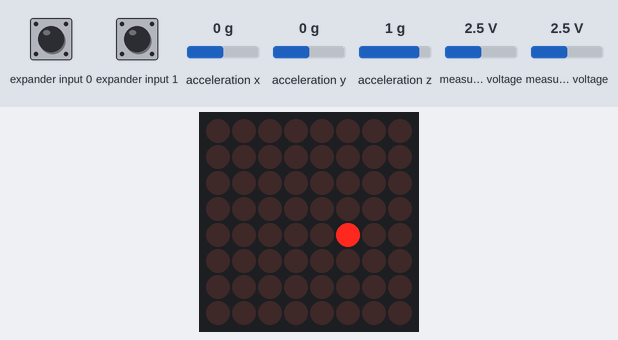
A sketch run on a simulated Arduino Nano, built with avr-gcc and run on an emulated ATmega328P. Parts: 8×8 LED matrix. Wiring (inferred from the names in the program): Wii Nunchuk at I2C address 0x52; LED matrix (orientation assumed): rows pin 6, pin 2, pin 8, pin 5, A1, pin 9, A2, pin 10; columns pin 13, pin 1, pin 11, pin 7, pin 0, A0, pin 4, A3. Inputs (shaded band) come from the test bench; at power-on: measured voltage 2.5 V, expander input 0 HIGH, expander input 1 HIGH, acceleration x 0 g, acceleration y 0 g, acceleration z 1 g. Random numbers use the default seed unless the sketch sets one.

Above: at 3.83 s.
4.0 s: measured voltage (sensor 200) set to 0.1 V
At 4.77 s:
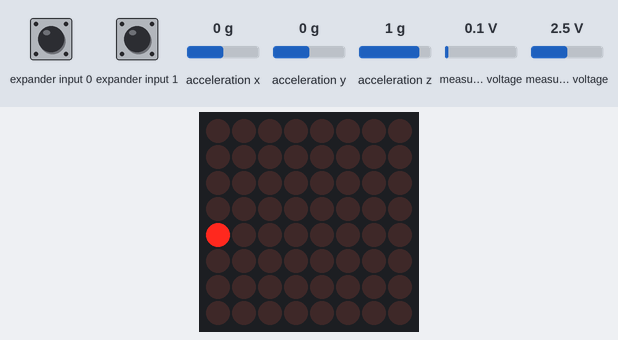
5.7 s: measured voltage (sensor 201) set to 0.1 V
At 7.2 s:
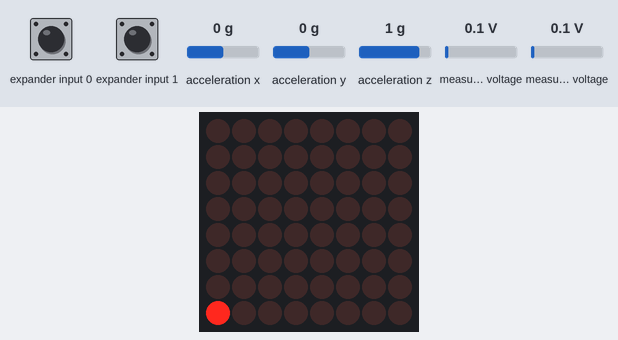
7.4 s: measured voltage (sensor 200) set to 3.8 V
At 8.94 s:
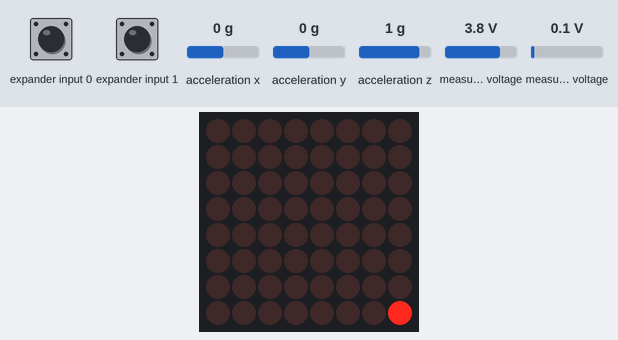
9.1 s: measured voltage (sensor 201) set to 3.8 V
At 10.2 s:
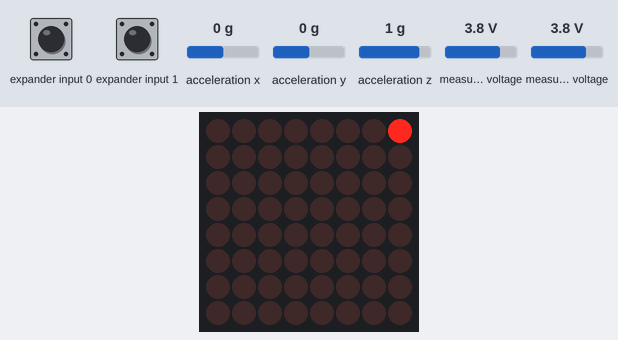
10.9 s: measured voltage (sensor 200) set to 1.2 V
At 11.9 s:
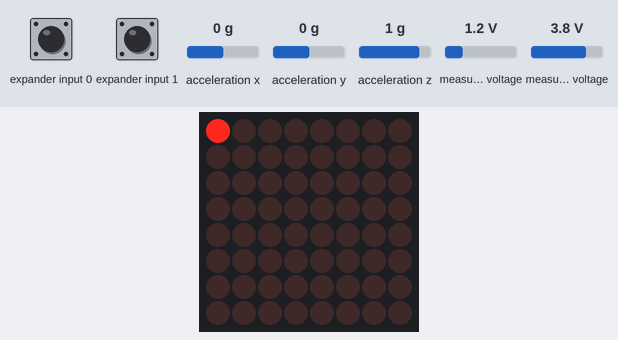
12.7 s: measured voltage (sensor 201) set to 1.2 V
At 17.29 s:
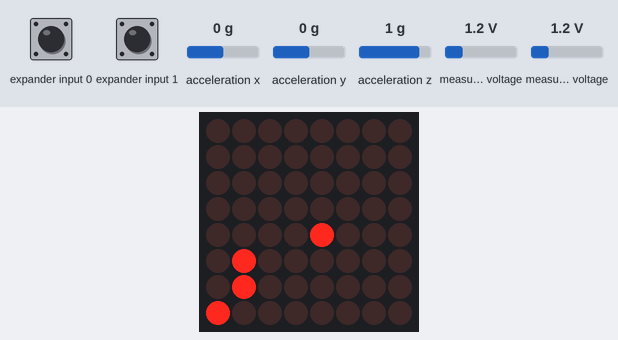

The sketch:

Project1.ino
```cpp
/*========================================================*//*

Christian Reyes

Carnegie Mellon University
05-833 Gadgets, Sensors, and Activity Recognition in Human-Computer Interaction

2/23/2012

Project 1: LED 8x8 Matrix Game

------------ Snake Nunchuck -----------------

Classic snake game implemented on Arduino.

Uses the Wii Nunchuck joystick as the interaction device. User moves
around the grid and eats the food which is running all over the board.

The game ends when the snake eats itself.

------------ Wii Nunchuck ------------------

I used the "WiiChuck" Wii Nunchuck Adapter:

http://todbot.com/blog/2008/02/18/wiichuck-wii-nunchuck-adapter-available/

The most recent WiiChuck library can be found at:

https://github.com/todbot/wiichuck_adapter

The WiiChuck communicates over I2C which uses the SDA and SLC pins (A4 and A5) to
communicate with the Wii Nunchuck.

The Wii Nunchuck has a triple-axis accelerometer, two buttons, and a joystick. The
joystick is implemented using two potentiometers and thus gives you the ability to
read input for any angle.

Simply copy "nunchuck_funcs.h" into your project folder and #include "nunchuck_funcs.h"
it in to get access to the functions.

*//*========================================================*/

#include <Wire.h>              // Library protocol used to communicate with the Wii Nunchuck
#include "nunchuck_funcs.h"    // Library to access the data from the Wii Nunchuck
#include "enemy.h"             // Header file for the enemy blocks
#include "body.h"              // Header file for the body blocks


// Pin declarations   1   2   3   4   5   6   7   8
const int col[8] = { 13,  1, 11 , 7,  0, A0,  4, A3 };
const int row[8] = {  6,  2,  8 , 5, A1,  9, A2, 10 };

const int MAXLENGTH = 64;      // max length for the snake

int length = 1;                // current length of the snake
body snake[MAXLENGTH];         // body parts for the snake
body *head = &snake[0];        // head points to the 1st element in the body parts

unsigned long timex = 0;       // time since last x input
unsigned long timey = 0;       // time since last y input

boolean dead = false;          // track if user is dead

int timeenemy = 0;             // time since enemies last moved
int dim = 0;                   // used to track the time since the enemy was last displayed
                               // display the enemies every 2 frames

const int NUMENEMIES = 4;      // number of enemies on screen
enemy enemies[NUMENEMIES];     // array for holding the enemies

/*-------------------------------------------*/
/* Initializization code (run once via call from Arduino framework) */

void setup() {
  pinSetup();                  // establish direction of pins we are using to drive LEDs
  testPattern();               // display a test pattern to check if LEDs are connected properly
  smilieTest();                // smilie test pattern

  //Serial.begin(9600);        // Start serial communication with computer

  randomSeed(analogRead(A7));  // Set the seed for random to a "random" value so that the numbers
                               // generated by random() will be different every run
  nunchuck_init();             // send the initilization handshake

  for(int i=0;i<NUMENEMIES;i++){
    enemies[i] = generateEnemy();
  }

  head->x = random(1,9);
  head->y = random(1,9);
}

/* Main routine (called repeated by from the Arduino framework) */
void loop() {
  updateDisplay();
  moveEnemies();
  if(!dead){
    processUserInput();
  }
  else{ // "reset" the game
    dead = false;
    for(int i=1;i<MAXLENGTH;i++){ // zero out the body except for the head
      body b;
      snake[i] = b;
    }
    head->x = random(1,9);        // set the head to a new value
    head->y = random(1,9);
    length = 1;                   // set length to original value
  }

  /*
  Serial.println("current snake");
  for(int i=0;i<length;i++){
    Serial.print(String(snake[i].x) + "," + String(snake[i].y) + " ");
  }
  Serial.println("");
  */
}  // end loop()

void updateDisplay(){
  for(int r=0; r<8; r++){
    digitalWrite( row[r], LOW);            // prepare row to be lit

    for(int i=0;i<length;i++){
      body b = snake[i];
      if( b.y == (r+1) ){                  // if body part is in the row, draw it
        digitalWrite( col[b.x - 1], HIGH);
      }
    }

    if(dim == 1){                          // every two frames, draw the enemies
      for(int i=0; i<NUMENEMIES; i++){     // this will make them appear dim
        enemy e = enemies[i];

        if(inThisRow(r, e)){               // if in the row, draw it
          digitalWrite( col[(int)e.x - 1], HIGH);
        }
      }
    }

    delayMicroseconds(500);                // every 500 microseconds
    digitalWrite( row[r], HIGH);           // turn the row off
    for(int c=0; c<8; c++){ digitalWrite( col[c], LOW); }  // set all the cols off

  }

  if(dim == 2){ // increase dim every time display is called
    dim = 0;
  } else {
    dim++;
  }
}

void processEating(){
  if(length < MAXLENGTH){
    for(int i=0;i<NUMENEMIES; i++){
      enemy e = enemies[i];
      if(head->x == (int)e.x && head->y == (int)e.y){ // if the head is where an enemy is ,eat it
        body last;
        last.x = snake[length-1].oldx;                // put the new body part at the end
        last.y = snake[length-1].oldy;

        snake[length] = last;
        length++;

        e = generateEnemy();                          // generate a new enemy to replace the
        enemies[i] = e;                               // eaten enemy
      }
    }
  }
}

boolean checkEatingSelf(){
  for(int i=0;i<NUMENEMIES;i++){
    enemy e = enemies[i];

    for(int b=1;b<length;b++){
      if(snake[b].x == head->x && snake[b].y == head->y){
        return true; // return true if the head is at a body part after it has moved
      }
    }
  }

  return false;
}

void moveEnemies(){
  if(dim == 1){                               // only move when the enemy will be drawn
    timeenemy++;
    if(timeenemy > 15){                       // every 15 times this is called, move the enemies
      for(int i=0; i< NUMENEMIES; i++){
        enemy e = enemies[i];

        if(inBounds(e)){                      // if the enemy is in the grid, move it
          e.x += e.magnitude * cos(e.angle);  // trig
          e.y -= e.magnitude * sin(e.angle);  // trig, need to keep in mind y is
        } else {
          e = generateEnemy();                // generate a new enemy if off the grid
        }
        enemies[i] = e;                       // replace the old enemy with the new
      }
      timeenemy = 0;                          // reset the enemy move timer
    }
  }
}

void processUserInput(){
  nunchuck_get_data();                        // get the data from the Wii Nunchuck

  boolean moved = false;

  timex++;

  if(timex > 15UL){                      // if received valid x input (and not eating self), move
    if(head->x < 8 && nunchuck_joyx() > 190 && !hittingSecond(1,0)){
      timex = 0;
      head->oldx = head->x;
      head->oldy = head->y;
      head->x += 1;
      moved = true;
    } else if(head->x > 1 && nunchuck_joyx() < 70 && !hittingSecond(-1, 0)){
      timex = 0;
      head->oldx = head->x;
      head->oldy = head->y;
      head->x -= 1;
      moved = true;
    }
  } else if(timex > 30000UL){
    timex = 0;
  }

  if(!moved){
    timey++;
    if(timey > 15UL){                   // if received valid y input (and not eating self), move
      if(head->y > 1 && nunchuck_joyy() > 190 && !hittingSecond(0,-1)){
        timey = 0;
        head->oldx = head->x;
        head->oldy = head->y;
        head->y--;
        moved = true;
      } else if( head->y < 8 && nunchuck_joyy() < 70 && !hittingSecond(0, 1)){
        timey = 0;
        head->oldx = head->x;
        head->oldy = head->y;
        head->y++;
        moved = true;
      }
    } else if(timey > 30000UL){
      timey = 0;
    }
  }

  if(moved){
    for(int i=1;i<length;i++){
      snake[i].oldx = snake[i].x;          // record the old x and y
      snake[i].x = snake[i-1].oldx;        // set the x and y to the body part in front
      snake[i].oldy = snake[i].y;
      snake[i].y = snake[i-1].oldy;
    }

    processEating();                       // eat enemy if there is one there

    if(checkEatingSelf()){                 // set flag to end game if eating self
      dead = true;
      displayFlash();
    }
  }
}

boolean hittingSecond(int dirx, int diry){
  if(length > 1){
    body second = snake[1];
    return head->x + dirx == second.x && head->y + diry == second.y;
  } else {                                // check to see if head is where second body part is
    return false;
  }
}

void displayFlash(){
  for(int i = 0;i<5;i++){
    for(int r=0;r<8;r++){
      digitalWrite(row[r], LOW);
      for(int c=0;c<8;c++){
        digitalWrite(col[c], HIGH);
      }
    }
    delay(200);
    for(int r=0;r<8;r++){
      digitalWrite(row[r], HIGH);
      for(int c=0;c<8;c++){
        digitalWrite(col[c], LOW);
      }
    }
    delay(200);
  }
}

enemy generateEnemy(){
    enemy e;

    /*
        25% of the time generate the enemy on the left side
        25% of the time generate the enemy on the top side
        25% of the time generate the enemy on the right side
        25% of the time generate the enemy on the bottom side
    */
    if( random(2) == 0){
      e.x = random(1,9);
      (random(2) == 0)? e.y = 1 : e.y = 8;
    } else {
      (random(2) == 0)? e.x = 1 : e.x = 8;
      e.y = random(1,9);
    }

    e.magnitude = (float)random(1,10) / 6;    // random  bounded magnitude

    int targetx;
    int targety;

    if(random(0,2) == 0){                     // 50% of the time aim for a target in the middle
      targetx = random(4,6);
      targety = random(4,6);
    } else {
      targetx = head->x;                      // 50% of the time, aim for user
      targety = head->y;
    }

    // trig, get the angle between the target and the enemy
    e.angle = atan2((float)-(targety - e.y), (float)targetx - e.x );

    return e;
}

boolean inThisRow(int r, enemy e){
  return (int)e.y == (r+1);
}

boolean inBounds(enemy e){
  // if in the grid
  return ((int)e.y >= 1 && (int)e.y <= 8) && ((int)e.x >= 1 && (int)e.x <= 8);
}

void pinSetup(){
  for(int i=0; i< 8 ; i++){
    pinMode( col[i], OUTPUT);     // declare the pins
    pinMode( row[i], OUTPUT);

    digitalWrite( row[i], HIGH );
    digitalWrite( col[i], LOW );
  }
}

void testPattern(){
  for(int r=0;r<8;r++){
    digitalWrite( row[r], LOW);
    for(int c=0;c<8;c++){
      digitalWrite(col[c], HIGH );
      delay(15);
      digitalWrite(col[c], LOW );
    }
    digitalWrite( row[r], HIGH);
  }
}

void smilieTest(){
  int smilie[8][8] = {
    { 0,0,0,0,0,0,0,0 },
    { 0,1,1,0,0,1,1,0 },
    { 0,1,1,0,0,1,1,0 },
    { 0,0,0,0,0,0,0,0 },
    { 0,1,1,0,0,1,1,0 },
    { 0,1,1,1,1,1,1,0 },
    { 0,0,1,1,1,1,0,0 },
    { 0,0,0,0,0,0,0,0 }
  };

  for(int i=0;i<200;i++){
    for(int r=0;r<8;r++){
      digitalWrite( row[r], LOW);
      for(int c=0;c<8;c++){
        if(i>75 && i< 125 && (r==1 || r==2))
          digitalWrite(col[c], LOW);
        else
          digitalWrite(col[c], smilie[r][c] ? HIGH : LOW );
      }
      //delayMicroseconds(650);
      delay(1);
      for(int c=0;c<8;c++){
        digitalWrite(col[c], LOW );
      }
      digitalWrite( row[r], HIGH);
    }
  }
}
```

body.h
```cpp
typedef struct {
  int x;
  int y;
  int oldx;
  int oldy;
} body;
```

enemy.h
```cpp
typedef struct {
  float x;
  float y;
  float angle; // in degrees
  float magnitude;
} enemy;
```

nunchuck_funcs.h
```cpp
/*
 * Nunchuck functions  -- Talk to a Wii Nunchuck
 *
 * This library is from the Bionic Arduino course :
 *                          http://todbot.com/blog/bionicarduino/
 *
 * 2007-11 Tod E. Kurt, http://todbot.com/blog/
 *
 * The Wii Nunchuck reading code originally from Windmeadow Labs
 *   http://www.windmeadow.com/node/42
 */

#if (ARDUINO >= 100)
#include <Arduino.h>
#else
#include <WProgram.h>
//#define Wire.write(x) Wire.send(x)
//#define Wire.read() Wire.receive()
#endif


static uint8_t nunchuck_buf[6];   // array to store nunchuck data,

// Uses port C (analog in) pins as power & ground for Nunchuck
static void nunchuck_setpowerpins()
{
#define pwrpin PORTC3
#define gndpin PORTC2
    DDRC |= _BV(pwrpin) | _BV(gndpin);
    PORTC &=~ _BV(gndpin);
    PORTC |=  _BV(pwrpin);
    delay(100);  // wait for things to stabilize
}

// initialize the I2C system, join the I2C bus,
// and tell the nunchuck we're talking to it
static void nunchuck_init()
{
    Wire.begin();                // join i2c bus as master
    Wire.beginTransmission(0x52);// transmit to device 0x52
#if (ARDUINO >= 100)
    Wire.write((uint8_t)0x40);// sends memory address
    Wire.write((uint8_t)0x00);// sends sent a zero.
#else
    Wire.send((uint8_t)0x40);// sends memory address
    Wire.send((uint8_t)0x00);// sends sent a zero.
#endif
    Wire.endTransmission();// stop transmitting
}

// Send a request for data to the nunchuck
// was "send_zero()"
static void nunchuck_send_request()
{
    Wire.beginTransmission(0x52);// transmit to device 0x52
#if (ARDUINO >= 100)
    Wire.write((uint8_t)0x00);// sends one byte
#else
    Wire.send((uint8_t)0x00);// sends one byte
#endif
    Wire.endTransmission();// stop transmitting
}

// Encode data to format that most wiimote drivers except
// only needed if you use one of the regular wiimote drivers
static char nunchuk_decode_byte (char x)
{
    x = (x ^ 0x17) + 0x17;
    return x;
}

// Receive data back from the nunchuck,
// returns 1 on successful read. returns 0 on failure
static int nunchuck_get_data()
{
    int cnt=0;
    Wire.requestFrom (0x52, 6);// request data from nunchuck
    while (Wire.available ()) {
        // receive byte as an integer
#if (ARDUINO >= 100)
        nunchuck_buf[cnt] = nunchuk_decode_byte( Wire.read() );
#else
        nunchuck_buf[cnt] = nunchuk_decode_byte( Wire.receive() );
#endif
        cnt++;
    }
    nunchuck_send_request();  // send request for next data payload
    // If we recieved the 6 bytes, then go print them
    if (cnt >= 5) {
        return 1;   // success
    }
    return 0; //failure
}

// Print the input data we have recieved
// accel data is 10 bits long
// so we read 8 bits, then we have to add
// on the last 2 bits.  That is why I
// multiply them by 2 * 2
static void nunchuck_print_data()
{
    static int i=0;
    int joy_x_axis = nunchuck_buf[0];
    int joy_y_axis = nunchuck_buf[1];
    int accel_x_axis = nunchuck_buf[2]; // * 2 * 2;
    int accel_y_axis = nunchuck_buf[3]; // * 2 * 2;
    int accel_z_axis = nunchuck_buf[4]; // * 2 * 2;

    int z_button = 0;
    int c_button = 0;

    // byte nunchuck_buf[5] contains bits for z and c buttons
    // it also contains the least significant bits for the accelerometer data
    // so we have to check each bit of byte outbuf[5]
    if ((nunchuck_buf[5] >> 0) & 1)
        z_button = 1;
    if ((nunchuck_buf[5] >> 1) & 1)
        c_button = 1;

    if ((nunchuck_buf[5] >> 2) & 1)
        accel_x_axis += 2;
    if ((nunchuck_buf[5] >> 3) & 1)
        accel_x_axis += 1;

    if ((nunchuck_buf[5] >> 4) & 1)
        accel_y_axis += 2;
    if ((nunchuck_buf[5] >> 5) & 1)
        accel_y_axis += 1;

    if ((nunchuck_buf[5] >> 6) & 1)
        accel_z_axis += 2;
    if ((nunchuck_buf[5] >> 7) & 1)
        accel_z_axis += 1;

    Serial.print(i,DEC);
    Serial.print("\t");

    Serial.print("joy:");
    Serial.print(joy_x_axis,DEC);
    Serial.print(",");
    Serial.print(joy_y_axis, DEC);
    Serial.print("  \t");

    Serial.print("acc:");
    Serial.print(accel_x_axis, DEC);
    Serial.print(",");
    Serial.print(accel_y_axis, DEC);
    Serial.print(",");
    Serial.print(accel_z_axis, DEC);
    Serial.print("\t");

    Serial.print("but:");
    Serial.print(z_button, DEC);
    Serial.print(",");
    Serial.print(c_button, DEC);

    Serial.print("\r\n");  // newline
    i++;
}

// returns zbutton state: 1=pressed, 0=notpressed
static int nunchuck_zbutton()
{
    return ((nunchuck_buf[5] >> 0) & 1) ? 0 : 1;  // voodoo
}

// returns zbutton state: 1=pressed, 0=notpressed
static int nunchuck_cbutton()
{
    return ((nunchuck_buf[5] >> 1) & 1) ? 0 : 1;  // voodoo
}

// returns value of x-axis joystick
static int nunchuck_joyx()
{
    return nunchuck_buf[0];
}

// returns value of y-axis joystick
static int nunchuck_joyy()
{
    return nunchuck_buf[1];
}

// returns value of x-axis accelerometer
static int nunchuck_accelx()
{
    return nunchuck_buf[2];   // FIXME: this leaves out 2-bits of the data
}

// returns value of y-axis accelerometer
static int nunchuck_accely()
{
    return nunchuck_buf[3];   // FIXME: this leaves out 2-bits of the data
}

// returns value of z-axis accelerometer
static int nunchuck_accelz()
{
    return nunchuck_buf[4];   // FIXME: this leaves out 2-bits of the data
}
```

Measured:
- what the display in image 1 shows lasts 0.4 s, from 4.6 s to 5.0 s
- what the display in image 4 shows lasts 0.7 s, from 9.7 s to 10.4 s
- what the display in image 5 shows lasts 0.5 s, from 11.5 s to 12.0 s
